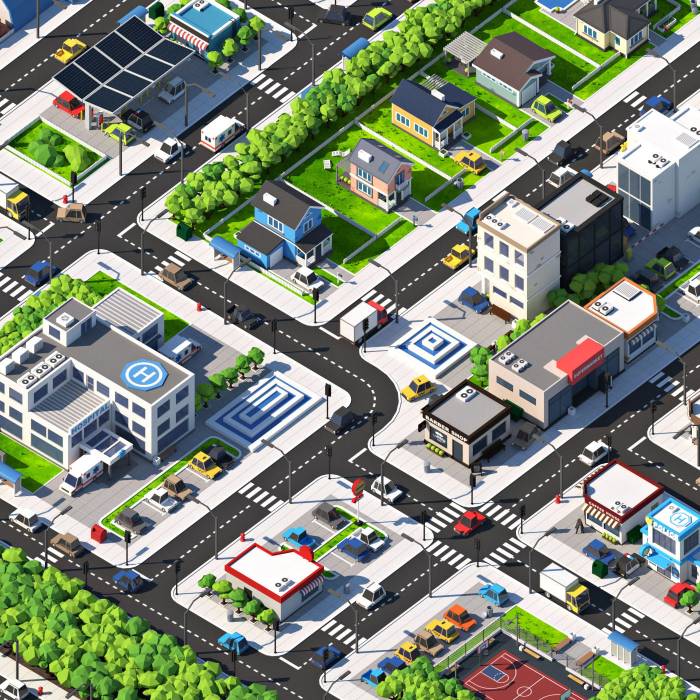
#> input picture assets/lp-city.jpg, 1400 x 1400 px (shown at 1/2 size)
$ python dominant-colors.py
#> lines starting #> are read from the running program, lines starting #| are printed output that depends on the picture
import cv2
import numpy as np


def create_bar(bar_height, bar_width, color):
    bar = np.zeros((bar_height, bar_width, 3), np.uint8)
    bar[:] = color
    red, green, blue = int(color[2]), int(color[1]), int(color[0])
    return bar, (red, green, blue)


def nothing(x):
    global trackbar_changed
    trackbar_changed = True


# Global Variables
trackbar_changed = False

# Trackbar
cv2.namedWindow("Settings")
cv2.createTrackbar("Number", "Settings", 3, 10, nothing)

original = cv2.imread("assets/lp-city.jpg")
#> original is the input picture: shape (1400, 1400, 3); mean B, G, R 119.1, 135.1, 126.3
# original = cv2.imread("assets/forest.jpg")
# original = cv2.imread("assets/pickup.jpg")
resize = original.copy()
resize_width = 600
height, width = original.shape[:2]
#> height = 1400; width = 1400
resize = cv2.resize(original, (resize_width, (resize_width * height) // width))
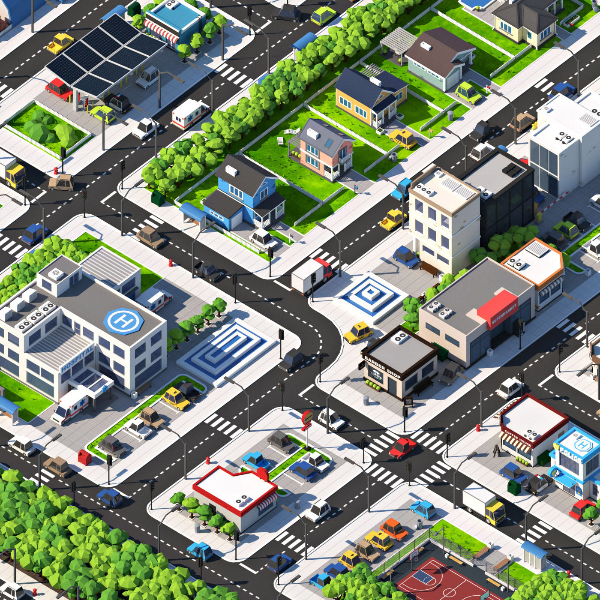
#> resize: shape (600, 600, 3); mean B, G, R 119.1, 135.1, 126.2
height, width = resize.shape[:2]
#> height = 600; width = 600

# Reshape image for kmeans
data = np.reshape(resize, (height*width, 3))
data = np.float32(data)

# Main Loop
while True:

    # If amount of colors was changed
    if trackbar_changed:
        number_clusters = cv2.getTrackbarPos("Number", "Settings")
        if number_clusters < 2:
            number_clusters = 2
        criteria = (cv2.TERM_CRITERIA_EPS + cv2.TERM_CRITERIA_MAX_ITER, 10, 1.0)
        flags = cv2.KMEANS_RANDOM_CENTERS
        compactness, labels, centers = cv2.kmeans(data, number_clusters, None, criteria, 10, flags)

        bars = []
        rgb_values = []

        for index, row in enumerate(centers):
            bar, rgb = create_bar(70, 70, row)
            bars.append(bar)
            rgb_values.append(rgb)

        img_bar = np.hstack(bars)
        trackbar_changed = False

        cv2.imshow("Image", resize)
        cv2.imshow("Bar", img_bar)

    # Exit if "Esc" pressed
    key = cv2.waitKey(1)
#> (key Esc is pressed here)
    if key == 27:
        break

cv2.destroyAllWindows()

$ run again, with assets/city.jpg copied over assets/lp-city.jpg
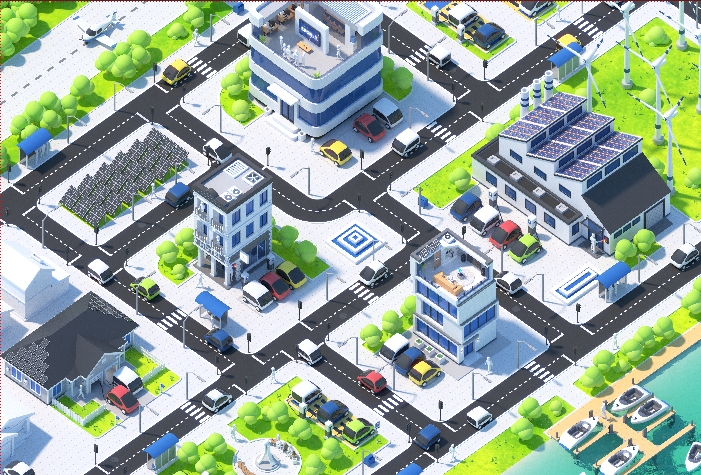
#> input picture assets/city.jpg, 701 x 475 px
#> original is the input picture: shape (475, 701, 3); mean B, G, R 156.4, 168.4, 150.8
#> `resize = cv2.resize(original, (resize_width, (resize_width * height) /..`:
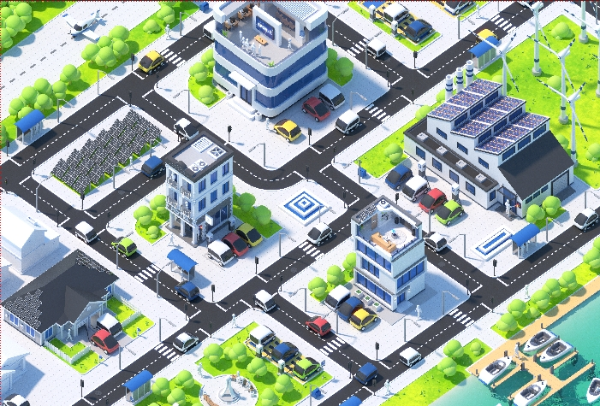
#> resize: shape (406, 600, 3); mean B, G, R 156.2, 168.2, 150.7
